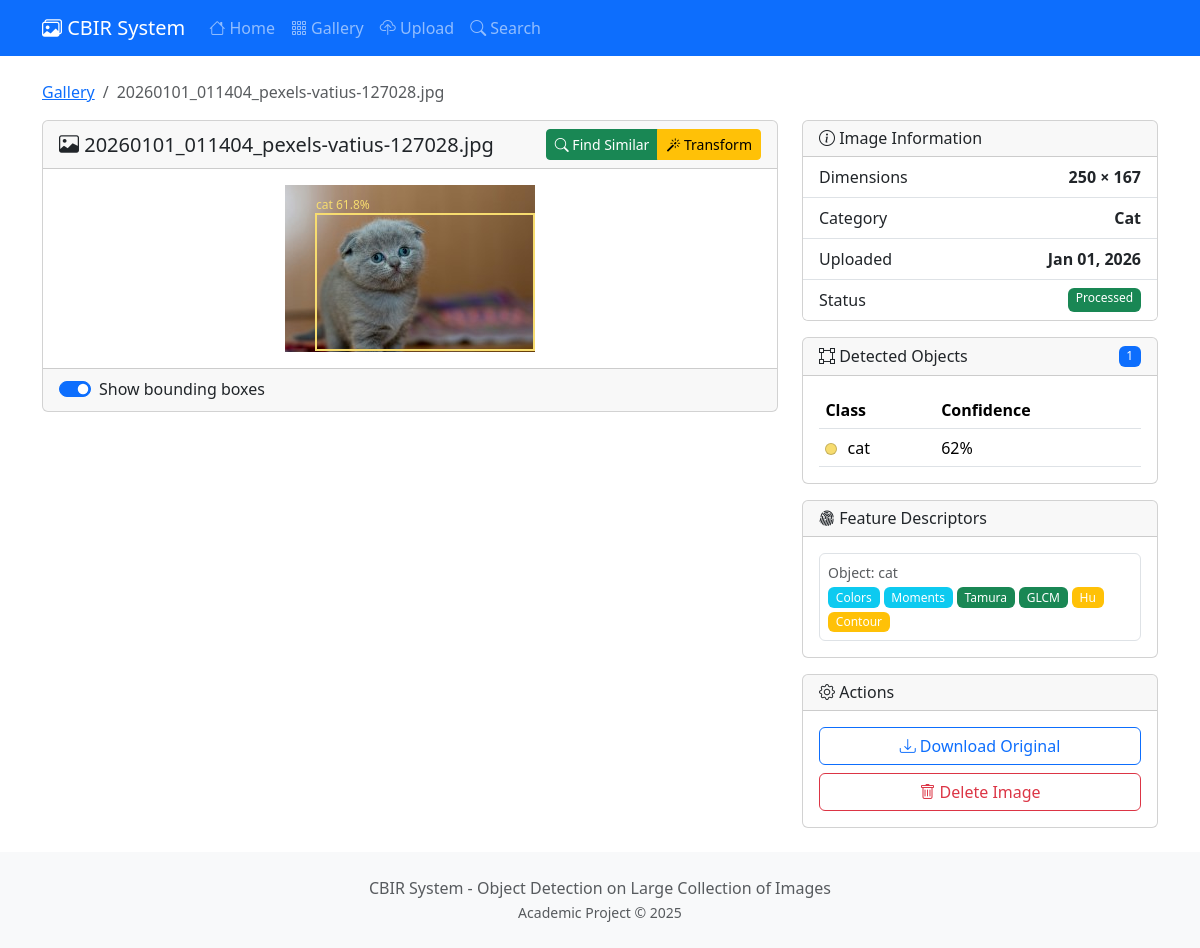
/image/67/, run on the app's committed database.
### core/models.py (models this page shows, shortened)
class Image(models.Model):
    file = models.ImageField(upload_to=image_upload_path)
    filename = models.CharField(max_length=255)
    category = models.CharField(max_length=100, null=True, blank=True)
    uploaded_at = models.DateTimeField(auto_now_add=True)
    width = models.IntegerField(default=0)
    height = models.IntegerField(default=0)
    file_size = models.IntegerField(default=0)  # in bytes
    features_extracted = models.BooleanField(default=False)
    feature_vector = models.BinaryField(null=True, blank=True)  # Serialized numpy array
    class Meta:
        ordering = ['-uploaded_at']
    @property
    def image(self):
        return self.file
    @property
    def original_filename(self):
        return self.filename
    @property
    def is_processed(self):
        return self.detected_objects.exists()

class DetectedObject(models.Model):
    image = models.ForeignKey(Image, on_delete=models.CASCADE, related_name='detected_objects')
    class_id = models.IntegerField()
    class_name = models.CharField(max_length=100)
    confidence = models.FloatField()
    x_min = models.IntegerField()
    y_min = models.IntegerField()
    x_max = models.IntegerField()
    y_max = models.IntegerField()
    feature_vector = models.BinaryField(null=True, blank=True)
    created_at = models.DateTimeField(auto_now_add=True)
    class Meta:
        ordering = ['-confidence']
    @property
    def bbox_x(self):
        return self.x_min
    @property
    def bbox_y(self):
        return self.y_min
    @property
    def bbox_width(self):
        return self.x_max - self.x_min
    @property
    def bbox_height(self):
        return self.y_max - self.y_min
    @property
    def color(self):
        colors = [
            '#FF6B6B', '#4ECDC4', '#45B7D1', '#96CEB4', '#FFEAA7',
            '#DDA0DD', '#98D8C8', '#F7DC6F', '#BB8FCE', '#85C1E9',
            '#F8B500', '#00CED1', '#FF69B4', '#32CD32', '#FF4500'
        ]
        return colors[self.class_id % len(colors)]

class Descriptor(models.Model):
    detected_object = models.OneToOneField(
        DetectedObject,
        on_delete=models.CASCADE,
        related_name='descriptor'
    )
    color_histogram = models.BinaryField(null=True, blank=True)
    dominant_colors = models.JSONField(null=True, blank=True)
    color_moments = models.JSONField(null=True, blank=True)
    tamura_features = models.JSONField(null=True, blank=True)
    gabor_features = models.BinaryField(null=True, blank=True)
    lbp_histogram = models.BinaryField(null=True, blank=True)
    glcm_features = models.JSONField(null=True, blank=True)
    hu_moments = models.JSONField(null=True, blank=True)
    contour_features = models.JSONField(null=True, blank=True)
    hog_features = models.BinaryField(null=True, blank=True)
    created_at = models.DateTimeField(auto_now_add=True)
    updated_at = models.DateTimeField(auto_now=True)

### core/views.py (the view)
# urls.py: path('image/<int:pk>/', views.ImageDetailView.as_view(), name='image_detail'),
class ImageDetailView(DetailView):
    model = Image
    template_name = 'core/image_detail.html'
    context_object_name = 'image'
    def get_context_data(self, **kwargs):
        context = super().get_context_data(**kwargs)
        context['detected_objects'] = self.object.detected_objects.all()
        context['descriptors'] = Descriptor.objects.filter(
            detected_object__image=self.object
        )
        return context

### templates/core/image_detail.html (shortened to what this page needs)
{% extends 'core/base.html' %}
{% block content %}
<nav aria-label="breadcrumb" class="mb-3">
    <ol class="breadcrumb">
        <li class="breadcrumb-item"><a href="{% url 'core:gallery' %}">Gallery</a></li>
        <li class="breadcrumb-item active">{{ image.original_filename }}</li>
    </ol>
</nav>
<div class="row">
    <div class="col-lg-8">
        <div class="card mb-4">
            <div class="card-header d-flex justify-content-between align-items-center">
                <h5 class="mb-0"><i class="bi bi-image"></i> {{ image.original_filename }}</h5>
                <div class="btn-group btn-group-sm">
                    {% if detected_objects %}
                    <button type="button" class="btn btn-success" data-bs-toggle="modal" data-bs-target="#findSimilarModal">
                        <i class="bi bi-search"></i> Find Similar
                    </button>
                    {% else %}
                    <a href="{% url 'core:search_by_image' image.id %}" class="btn btn-success">
                        <i class="bi bi-search"></i> Find Similar
                    </a>
                    {% endif %}
                    <a href="{% url 'core:transform' image.id %}" class="btn btn-warning">
                        <i class="bi bi-magic"></i> Transform
                    </a>
                </div>
            </div>
            <div class="card-body text-center">
                <div class="position-relative d-inline-block">
                    <img src="{{ image.image.url }}" class="img-fluid" id="mainImage" alt="{{ image.original_filename }}">
                </div>
            </div>
            <div class="card-footer">
                <div class="form-check form-switch">
                    <input class="form-check-input" type="checkbox" id="showBoxes" checked>
                    <label class="form-check-label" for="showBoxes">Show bounding boxes</label>
                </div>
            </div>
        </div>
    </div>
    <div class="col-lg-4">
        <div class="card mb-3">
            <div class="card-header">
                <h6 class="mb-0"><i class="bi bi-info-circle"></i> Image Information</h6>
            </div>
            <ul class="list-group list-group-flush">
                <li class="list-group-item d-flex justify-content-between">
                    <span>Dimensions</span>
                    <strong>{{ image.width }} × {{ image.height }}</strong>
                </li>
                <li class="list-group-item d-flex justify-content-between">
                    <span>Category</span>
                    <strong>{{ image.category|default:"Not set"|title }}</strong>
                </li>
                <li class="list-group-item d-flex justify-content-between">
                    <span>Uploaded</span>
                    <strong>{{ image.uploaded_at|date:"M d, Y" }}</strong>
                </li>
                <li class="list-group-item d-flex justify-content-between">
                    <span>Status</span>
                    {% if image.is_processed %}
                    <span class="badge bg-success">Processed</span>
                    {% else %}
                    <span class="badge bg-warning">Pending</span>
                    {% endif %}
                </li>
            </ul>
        </div>
        <div class="card mb-3">
            <div class="card-header d-flex justify-content-between align-items-center">
                <h6 class="mb-0"><i class="bi bi-bounding-box"></i> Detected Objects</h6>
                <span class="badge bg-primary">{{ detected_objects|length }}</span>
            </div>
            <div class="card-body" style="max-height: 250px; overflow-y: auto;">
                {% if detected_objects %}
                <table class="table table-sm table-hover mb-0">
                    <thead>
                        <tr>
                            <th>Class</th>
                            <th>Confidence</th>
                        </tr>
                    </thead>
                    <tbody>
                        {% for obj in detected_objects %}
                        <tr class="object-row" data-bbox="{{ obj.bbox_x }},{{ obj.bbox_y }},{{ obj.bbox_width }},{{ obj.bbox_height }}">
                            <td>
                                <span class="color-dot" style="background-color: {{ obj.color }};"></span>
                                {{ obj.class_name }}
                            </td>
                            <td>{% widthratio obj.confidence 1 100 %}%</td>
                        </tr>
                        {% endfor %}
                    </tbody>
                </table>
                {% else %}
                <p class="text-muted mb-0">No objects detected.</p>
                {% endif %}
            </div>
        </div>
        <div class="card mb-3">
            <div class="card-header">
                <h6 class="mb-0"><i class="bi bi-fingerprint"></i> Feature Descriptors</h6>
            </div>
            <div class="card-body">
                {% if descriptors %}
                <div class="row g-2">
                    {% for desc in descriptors %}
                    <div class="col-12">
                        <div class="border rounded p-2">
                            <small class="text-muted d-block">Object: {{ desc.detected_object.class_name }}</small>
                            <div class="d-flex flex-wrap gap-1 mt-1">
                                {% if desc.dominant_colors %}<span class="badge bg-info">Colors</span>{% endif %}
                                {% if desc.color_moments %}<span class="badge bg-info">Moments</span>{% endif %}
                                {% if desc.tamura_features %}<span class="badge bg-success">Tamura</span>{% endif %}
                                {% if desc.glcm_features %}<span class="badge bg-success">GLCM</span>{% endif %}
                                {% if desc.hu_moments %}<span class="badge bg-warning">Hu</span>{% endif %}
                                {% if desc.contour_features %}<span class="badge bg-warning">Contour</span>{% endif %}
                            </div>
                        </div>
                    </div>
                    {% endfor %}
                </div>
                {% else %}
                <p class="text-warning mb-0"><i class="bi bi-exclamation-triangle"></i> No descriptors extracted yet.</p>
                <small class="text-muted">Re-index this image to extract descriptors.</small>
                {% endif %}
            </div>
        </div>
        <div class="card">
            <div class="card-header">
                <h6 class="mb-0"><i class="bi bi-gear"></i> Actions</h6>
            </div>
            <div class="card-body">
                <div class="d-grid gap-2">
                    <a href="{{ image.image.url }}" class="btn btn-outline-primary" download>
                        <i class="bi bi-download"></i> Download Original
                    </a>
                    <button class="btn btn-outline-danger" onclick="deleteImage()">
                        <i class="bi bi-trash"></i> Delete Image
                    </button>
                </div>
            </div>
        </div>
    </div>
</div>
{% endblock %}

### static/css/style.css (style rules this page uses)
body { min-height: 100vh; display: flex; flex-direction: column; }
.color-dot { display: inline-block; width: 12px; height: 12px; border-radius: 50%; margin-right: 6px; vertical-align: middle; border: 1px solid rgba(0, 0, 0, 0.2); }
.object-row { cursor: pointer; transition: background-color 0.2s ease; }
.badge { font-weight: 500; }
.table-sm td, .table-sm th { padding: 0.4rem; }

### data on the page
Image: original_filename "20260101_011404_pexels-vatius-127028.jpg", image (picture), width "250", height "167", category "Cat", uploaded_at "Jan 01, 2026"
DetectedObject: class_name "cat", confidence "62"
Descriptor: detected_object.class_name "cat", shows "Colors", shows "Moments", shows "Tamura", shows "GLCM", shows "Hu", shows "Contour"

### other printed values
{{ detected_objects|length }} "1"
